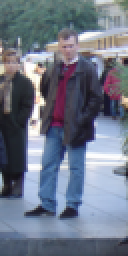
#> input picture crop001001a.png, 64 x 128 px, given as the content of the folder F:/human-detector-master/data/images/pos_person, which was not available (shown 2 times larger)
$ python extract_features.py   (older library calls are emulated)
#> lines starting #> are read from the running program, lines starting #| are printed output that depends on the picture
from skimage.feature import hog
from skimage.io import imread
from sklearn.externals import joblib
import glob
import os

""" config  """
pos_im_path = 'F:\\human-detector-master\\data\\images\\pos_person'
neg_im_path = 'F:\\human-detector-master\\data\\images\\neg_person'
min_wdw_sz = [64, 128]
step_size = [10, 10]
orientations = 9
pixels_per_cell = [6, 6]
cells_per_block = [2, 2]
visualize = False
normalize = True
pos_feat_ph = 'F:\\human-detector-master\\data\\features\\pos'
neg_feat_ph = 'F:\\human-detector-master\\data\\features\\neg'
model_path = 'F:\\human-detector-master\\data\\models'
threshold = .3


def extract_features():
    des_type = 'HOG'


    if not os.path.isdir(pos_feat_ph):
        os.makedirs(pos_feat_ph)


    if not os.path.isdir(neg_feat_ph):
        os.makedirs(neg_feat_ph)

    print ("Calculating the descriptors for the positive samples and saving them")
    for im_path in glob.glob(os.path.join(pos_im_path, "*")):


        im = imread(im_path, as_grey=True)
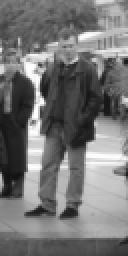
#> im: shape (128, 64) float64 (shown 2 times larger); min 0.0692, max 0.997, mean 0.462
        if des_type == "HOG":
            #fd = hog(im, orientations, pixels_per_cell, cells_per_block, visualize, normalize)
            fd=hog(im, orientations=9, pixels_per_cell=(6, 6), cells_per_block=(2, 2),block_norm='L1', visualise=False, transform_sqrt=False,feature_vector=True, normalise=None)
#> fd = 6480 values, max 0.377 at index 6151, min 0 at index 16, mean 0.0278
        fd_name = os.path.split(im_path)[1].split(".")[0] + ".feat"
        fd_path = os.path.join(pos_feat_ph, fd_name)
        joblib.dump(fd, fd_path)
    print ("Positive features saved in {}".format(pos_feat_ph))

    print ("Calculating the descriptors for the negative samples and saving them")
    for im_path in glob.glob(os.path.join(neg_im_path, "*")):
        im = imread(im_path, as_grey=True)
        if des_type == "HOG":

            fd=hog(im, orientations=9, pixels_per_cell=(6, 6), cells_per_block=(2, 2),block_norm='L1', visualise=False, transform_sqrt=False,feature_vector=True, normalise=None)
        fd_name = os.path.split(im_path)[1].split(".")[0] + ".feat"
        fd_path = os.path.join(neg_feat_ph, fd_name)
        joblib.dump(fd, fd_path)
    print ("Negative features saved in {}".format(neg_feat_ph))

    print ("Completed calculating features from training images")

if __name__=='__main__':
    extract_features()

$ run again, on crop001001e.png
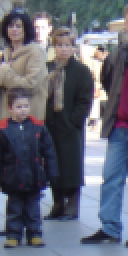
#> input picture crop001001e.png, 64 x 128 px, given as the content of the folder F:/human-detector-master/data/images/pos_person, which was not available (shown 2 times larger)
#> in extract_features, `im = imread(im_path, as_grey=True)`:
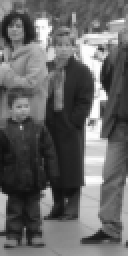
#> im: shape (128, 64) float64 (shown 2 times larger); min 0.0577, max 0.997, mean 0.398
#> fd = 6480 values, max 0.389 at index 5400, min 0 at index 24, mean 0.0278

$ run again, on crop001001f.png
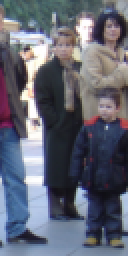
#> input picture crop001001f.png, 64 x 128 px, given as the content of the folder F:/human-detector-master/data/images/pos_person, which was not available (shown 2 times larger)
#> in extract_features, `im = imread(im_path, as_grey=True)`:
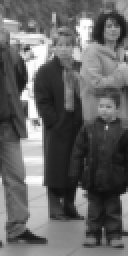
#> im: shape (128, 64) float64 (shown 2 times larger); min 0.0577, max 0.997, mean 0.398
#> fd = 6480 values, max 0.37 at index 2402, min 0 at index 10, mean 0.0278

$ run again, on crop001002a.png
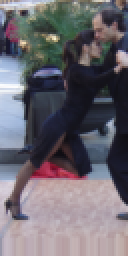
#> input picture crop001002a.png, 64 x 128 px, given as the content of the folder F:/human-detector-master/data/images/pos_person, which was not available (shown 2 times larger)
#> in extract_features, `im = imread(im_path, as_grey=True)`:
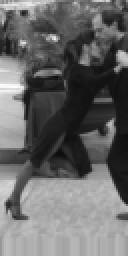
#> im: shape (128, 64) float64 (shown 2 times larger); min 0.0541, max 0.988, mean 0.41
#> fd = 6480 values, max 0.496 at index 2857, min 0 at index 1, mean 0.0278
